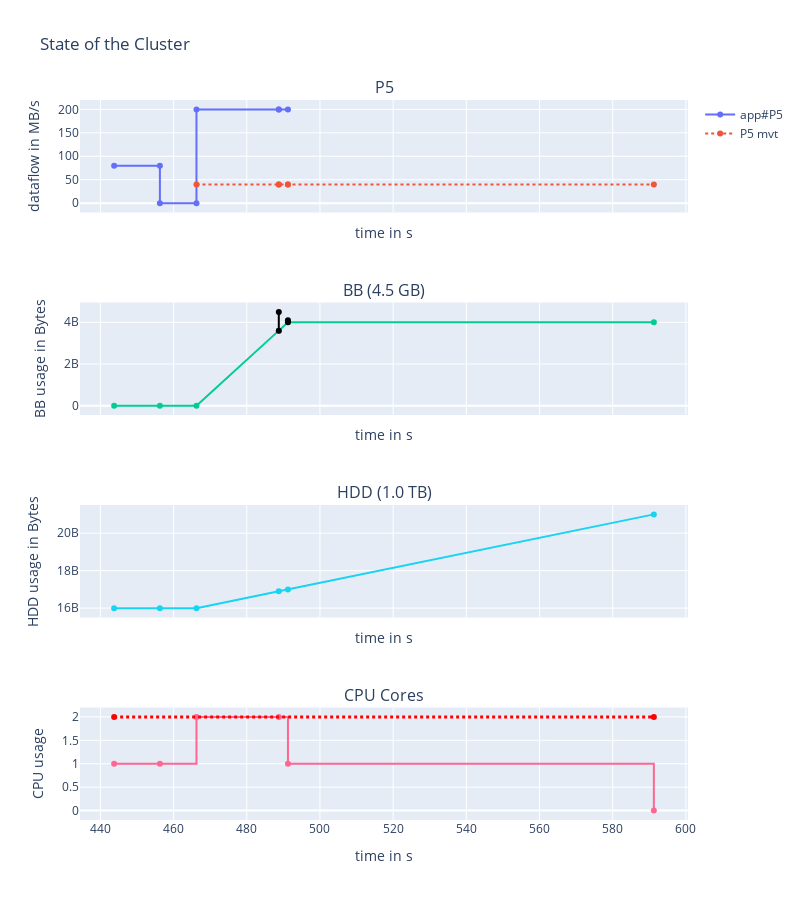

Notebook source saved alongside this figure:
### Markdown cell above
Burst Buffer Saturation
 - will choose bb_size < 5GB (max used size)

### Code cell
# registering Ephemeral Tier
bb = EphemeralTier(env, name="BB", persistent_tier=hdd_tier,
                        bandwidth=nvram_bandwidth, capacity=4.5e9)

# Define the cluster with 1 persistent and 1 ephemeral
cluster = Cluster(env, tiers=[hdd_tier], ephemeral_tier=bb)
# logger
# sim env an data
data = simpy.Store(env)
logger.remove()
# Simple app: read 1GB -> compute 10s -> write 5GB
compute = [0,  10]
read = [1e9, 0]
write = [0, 5e9]
placement = [0, 0]
use_bb = [False, True] # enabling ephemeral tier for second dataset
app = Application(env, compute=compute, read=read, write=write, data=data)
env.process(app.run(cluster, placement=placement, use_bb=use_bb))
env.run()
print(f"application duration = {app.get_fitness()}")
fig = display_run(data, cluster, width=800, height=900)
fig.show()

### Figure 1 — Plotly figure (JSON) as saved in the notebook; plotly's stock layout.template omitted (floating-point values rounded to 4 significant figures)
{"data": [{"line": {"shape": "linear"}, "name": "app#P5", "text": ["READ|to/from:HDD|volume=1.0 GB", "READ|to/from:HDD|volume=1.0 GB", "COMPUTE|volume=0B", "COMPUTE|volume=0B", "WRITE|to/from:BB|volume=4.5 GB", "WRITE|to/from:BB|volume=4.5 GB", "EVICTION|to/from:HDD|volume=900.0 MB", "EVICTION|to/from:HDD|volume=900.0 MB", "WRITE|to/from:BB|volume=500.0 MB", "WRITE|to/from:BB|volume=500.0 MB", "EVICTION|to/from:HDD|volume=100.0 MB", "EVICTION|to/from:HDD|volume=100.0 MB"], "textposition": "top center", "type": "scatter", "x": [443.8, 456.2, 456.2, 466.2, 466.2, 488.8, 488.8, 488.8, 488.8, 491.2, 491.2, 491.2], "xaxis": "x", "y": [80, 80, 0, 0, 200, 200, null, null, 200, 200, null, null], "yaxis": "y"}, {"line": {"dash": "dot", "shape": "linear"}, "name": "P5 mvt", "text": ["MOVEMENT|in:HDD|from:BB|volume=900.0 MB", "MOVEMENT|in:HDD|volume=900.0 MB", "MOVEMENT|in:HDD|from:BB|volume=100.0 MB", "MOVEMENT|in:HDD|volume=100.0 MB", "MOVEMENT|in:HDD|from:BB|volume=4.0 GB", "MOVEMENT|in:HDD|volume=4.0 GB"], "textposition": "top center", "type": "scatter", "x": [466.2, 488.8, 488.8, 491.2, 491.2, 591.2], "xaxis": "x", "y": [40, 40, 40, 40, 40, 40], "yaxis": "y"}, {"line": {"shape": "linear"}, "name": "BB", "showlegend": false, "text": ["P5|Read|HDD | +volume=1.0 GB", "P5|Compute | +volume=0B", "P5|Write|BB | +volume=4.5 GB", "P5|Movement|HDD | +volume=900.0 MB", "P5|Eviction|HDD | +volume=900.0 MB", "P5|Write|BB | +volume=500.0 MB", "P5|Movement|HDD | +volume=100.0 MB", "P5|Eviction|HDD | +volume=100.0 MB", "P5|Movement|HDD | +volume=4.0 GB"], "textposition": "top center", "type": "scatter", "x": [443.8, 456.2, 466.2, 488.8, 491.2, 591.2], "xaxis": "x2", "y": [0, 0, 0, 3600000000, 4000000000, 4000000000], "yaxis": "y2"}, {"line": {"color": "black", "shape": "linear"}, "name": " Eviction", "showlegend": false, "text": ["EVICTION|IN:BB|volume=900.0 MB", "EVICTION|IN:BB|volume=900.0 MB", "EVICTION|IN:BB|volume=100.0 MB", "EVICTION|IN:BB|volume=100.0 MB"], "textposition": "top center", "type": "scatter", "x": [488.8, 488.8], "xaxis": "x2", "y": [4500000000, 3600000000], "yaxis": "y2"}, {"line": {"color": "black", "shape": "linear"}, "name": " Eviction", "showlegend": false, "text": ["EVICTION|IN:BB|volume=900.0 MB", "EVICTION|IN:BB|volume=900.0 MB", "EVICTION|IN:BB|volume=100.0 MB", "EVICTION|IN:BB|volume=100.0 MB"], "textposition": "top center", "type": "scatter", "x": [491.2, 491.2], "xaxis": "x2", "y": [4100000000, 4000000000], "yaxis": "y2"}, {"line": {"shape": "linear"}, "name": "HDD", "showlegend": false, "text": ["P5|Read|HDD | +volume=1.0 GB", "P5|Compute | +volume=0B", "P5|Write|BB | +volume=4.5 GB", "P5|Movement|HDD | +volume=900.0 MB", "P5|Eviction|HDD | +volume=900.0 MB", "P5|Write|BB | +volume=500.0 MB", "P5|Movement|HDD | +volume=100.0 MB", "P5|Eviction|HDD | +volume=100.0 MB", "P5|Movement|HDD | +volume=4.0 GB"], "textposition": "top center", "type": "scatter", "x": [443.8, 456.2, 466.2, 488.8, 491.2, 591.2], "xaxis": "x3", "y": [16000000000.0, 16000000000.0, 16000000000.0, 16900000000, 17000000000, 21000000000.0], "yaxis": "y3"}, {"line": {"shape": "hv"}, "showlegend": false, "type": "scatter", "x": [443.8, 456.2, 466.2, 488.8, 491.2, 591.2], "xaxis": "x4", "y": [1, 1, 2, 2, 1, 0], "yaxis": "y4"}, {"line": {"color": "red", "dash": "dot", "shape": "hv", "width": 3}, "showlegend": false, "text": ["Maximum available cores in cluster=2", "Maximum available cores in cluster=2"], "type": "scatter", "x": [443.8, 591.2], "xaxis": "x4", "y": [2, 2], "yaxis": "y4"}], "layout": {"annotations": [{"font": {"size": 16}, "showarrow": false, "text": "P5", "x": 0.5, "xanchor": "center", "xref": "paper", "y": 1, "yanchor": "bottom", "yref": "paper"}, {"font": {"size": 16}, "showarrow": false, "text": "BB (4.5 GB)", "x": 0.5, "xanchor": "center", "xref": "paper", "y": 0.7188, "yanchor": "bottom", "yref": "paper"}, {"font": {"size": 16}, "showarrow": false, "text": "HDD (1.0 TB)", "x": 0.5, "xanchor": "center", "xref": "paper", "y": 0.4375, "yanchor": "bottom", "yref": "paper"}, {"font": {"size": 16}, "showarrow": false, "text": "CPU Cores", "x": 0.5, "xanchor": "center", "xref": "paper", "y": 0.1562, "yanchor": "bottom", "yref": "paper"}], "height": 900, "title": {"text": "State of the Cluster"}, "width": 800, "xaxis": {"anchor": "y", "domain": [0, 1], "matches": "x4", "showticklabels": false, "title": {"text": "time in s"}}, "xaxis2": {"anchor": "y2", "domain": [0, 1], "matches": "x4", "showticklabels": false, "title": {"text": "time in s"}}, "xaxis3": {"anchor": "y3", "domain": [0, 1], "matches": "x4", "showticklabels": false, "title": {"text": "time in s"}}, "xaxis4": {"anchor": "y4", "domain": [0, 1], "title": {"text": "time in s"}}, "yaxis": {"anchor": "x", "domain": [0.8438, 1], "title": {"text": "dataflow in MB/s"}}, "yaxis2": {"anchor": "x2", "domain": [0.5625, 0.7188], "title": {"text": "BB usage in Bytes"}}, "yaxis3": {"anchor": "x3", "domain": [0.2812, 0.4375], "title": {"text": "HDD usage in Bytes"}}, "yaxis4": {"anchor": "x4", "domain": [0, 0.1562], "title": {"text": "CPU usage"}}}}
